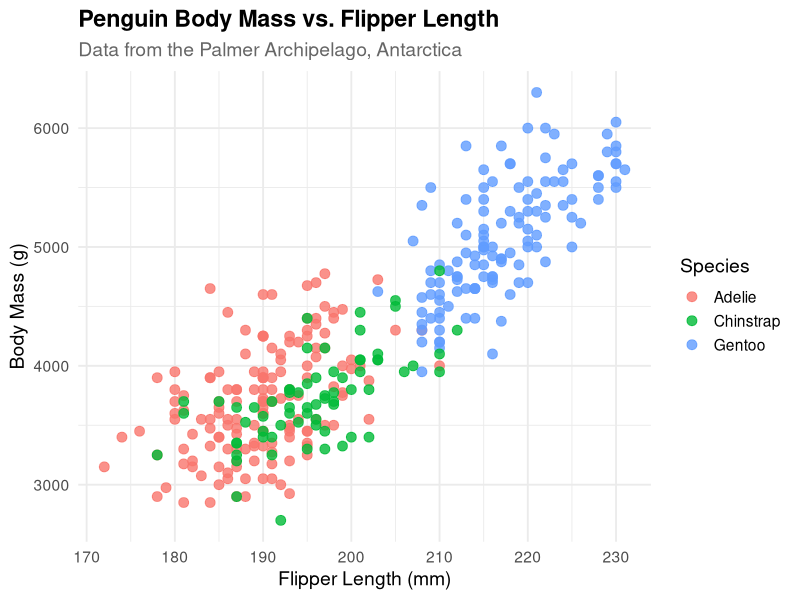

Reproduce this figure in R.
## ---- chunk 1
suppressPackageStartupMessages(library(tidyverse))
suppressPackageStartupMessages(library(palmerpenguins))
## ---- chunk 2
penguins_clean <- penguins %>%
  drop_na(flipper_length_mm, body_mass_g)

# Create a scatter plot
ggplot(data = penguins_clean, aes(x = flipper_length_mm, y = body_mass_g, color = species)) +
  geom_point(alpha = 0.8, size = 3) +
  labs(
    title = "Penguin Body Mass vs. Flipper Length",
    subtitle = "Data from the Palmer Archipelago, Antarctica",
    x = "Flipper Length (mm)",
    y = "Body Mass (g)",
    color = "Species"
  ) +
  theme_minimal(base_size = 14) +
  theme(
    plot.title = element_text(face = "bold"),
    plot.subtitle = element_text(color = "gray40"),
    legend.position = "right"
  )
